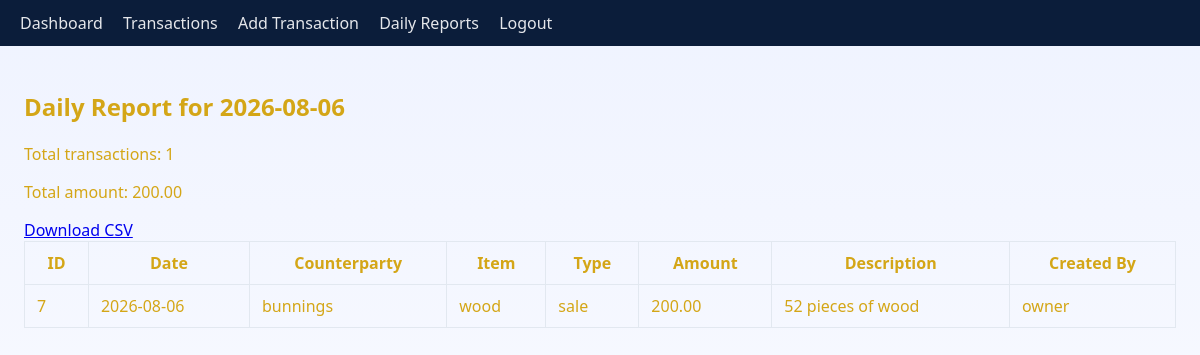
Before: /reports/daily (signed in) with the older database file.
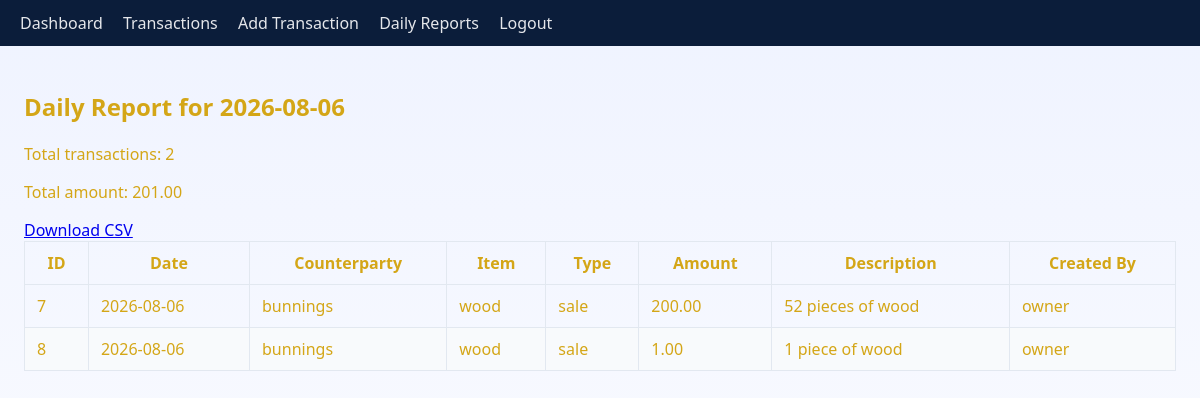
After: the same page with the newer database file.
### tables this page shows
CREATE TABLE transactions (
        id INTEGER PRIMARY KEY AUTOINCREMENT,
        counterparty TEXT NOT NULL,
        item TEXT NOT NULL,
        transaction_type TEXT NOT NULL,
        amount REAL NOT NULL,
        date TEXT NOT NULL,
        description TEXT,
        created_by TEXT NOT NULL,
        created_at TEXT NOT NULL
    );

### app.py (the view)
@app.route('/reports/daily')
@login_required
@owner_required
def daily_report():
    selected_date = request.args.get('date') or date.today().isoformat()
    rows = query_db('SELECT * FROM transactions WHERE date = ? ORDER BY id', (selected_date,))
    total = sum(r['amount'] for r in rows)
    return render_template('reports.html', date=selected_date, transactions=rows, total=total)

### app.py (called while the page is built)
def get_db():
    db = getattr(g, '_database', None)
    if db is None:
        db = g._database = sqlite3.connect(DB_PATH)
        db.row_factory = sqlite3.Row
    return db

@app.teardown_appcontext
def close_connection(exception):
    db = getattr(g, '_database', None)
    if db is not None:
        db.close()

def query_db(query, args=(), one=False):
    cur = get_db().execute(query, args)
    rv = cur.fetchall()
    cur.close()
    return (rv[0] if rv else None) if one else rv

def login_required(f):
    from functools import wraps
    @wraps(f)
    def wrapped(*args, **kwargs):
        if 'user_id' not in session:
            return redirect(url_for('login'))
        return f(*args, **kwargs)
    return wrapped

def owner_required(f):
    from functools import wraps
    @wraps(f)
    def wrapped(*args, **kwargs):
        if session.get('role') != 'owner':
            flash('Owner access required', 'danger')
            return redirect(url_for('dashboard'))
        return f(*args, **kwargs)
    return wrapped

@app.before_request
def load_logged_in_user():
    user_id = session.get('user_id')
    g.user = None
    if user_id:
        g.user = query_db('SELECT id, username, role FROM users WHERE id = ?', (user_id,), one=True)

### templates/reports.html
{% extends 'base.html' %}
{% block content %}
<h2>Daily Report for {{ date }}</h2>
<p>Total transactions: {{ transactions|length }}</p>
<p>Total amount: {{ '%.2f'|format(total) }}</p>
<a href="/reports/daily/download?date={{ date }}">Download CSV</a>
<table>
  <thead>
    <tr>
      <th>ID</th>
      <th>Date</th>
      <th>Counterparty</th>
      <th>Item</th>
      <th>Type</th>
      <th>Amount</th>
      <th>Description</th>
      <th>Created By</th>
    </tr>
  </thead>
  <tbody>
  {% for t in transactions %}
    <tr>
      <td>{{ t.id }}</td>
      <td>{{ t.date }}</td>
      <td>{{ t.counterparty }}</td>
      <td>{{ t.item }}</td>
      <td>{{ t.transaction_type }}</td>
      <td>{{ '%.2f'|format(t.amount) }}</td>
      <td>{{ t.description }}</td>
      <td>{{ t.created_by }}</td>
    </tr>
  {% endfor %}
  </tbody>
</table>
{% endblock %}

### templates/base.html (shortened to what this page needs)
<!doctype html>
<html lang="en">
  <head>
    <link rel="stylesheet" href="/static/style.css">
  </head>
  <body>
    {% if session.user_id %}
    <nav>
      <a href="/dashboard">Dashboard</a>
      <a href="/transactions">Transactions</a>
      {% if session.role == 'owner' %}
      <a href="/transactions/add">Add Transaction</a>
      <a href="/reports/daily">Daily Reports</a>
      {% endif %}
      <a href="/logout">Logout</a>
    </nav>
    {% endif %}
    <main>
      {% block content %}{% endblock %}
    </main>
  </body>
</html>

### static/style.css (style rules this page uses)
body { font-family: 'Segoe UI', Tahoma, Geneva, Verdana, sans-serif; margin: 0; padding: 0; background: linear-gradient(180deg, #eff3ff 0%, #ffffff 100%); color: #D4a617; }
nav { background: #0b1d3a; color: #fff; padding: 12px 20px; }
nav a { color: #e5e7eb; margin-right: 16px; text-decoration: none; font-weight: 500; }
main { padding: 24px; min-height: calc(100vh - 48px); }
table { border-collapse: collapse; width: 100%; }
th, td { border: 1px solid #e2e8f0; padding: 10px 12px; }
tr:nth-child(even) { background: #f8fafc; }

Changed rows visible on the page:
added transactions: id "8", date "2026-08-06", counterparty "bunnings", item "wood", transaction_type "sale", amount "1.00", description "1 piece of wood", created_by "owner"
Other visible differences:
{{ transactions|length }}: "1" → "2"
{{ '%.2f'|format(total) }}: "200.00" → "201.00"
